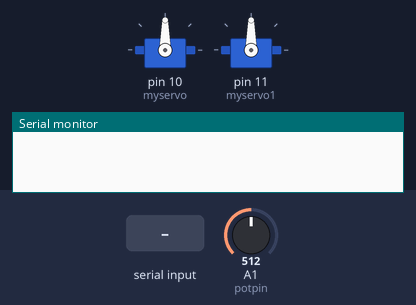
The sketch below on a simulated Arduino Uno, built with avr-gcc and run on an emulated ATmega328P. Shown: 2 × servo, the last lines printed to the serial monitor. Inputs (shaded band) come from the test bench; at power-on: A1 (potpin) = 512.

Above: at 1.2 s.
1.3 s: "1" received over Serial
At 2.0 s:
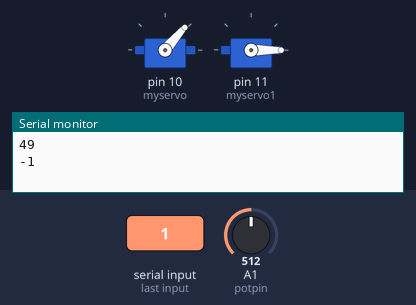
2.8 s: "0" received over Serial
At 3.4 s:
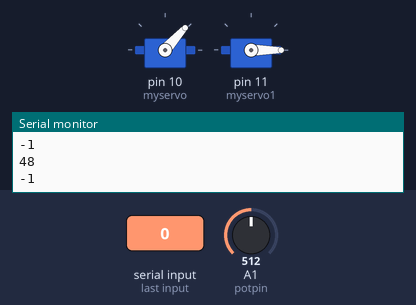
Timing chart, 0 to 5.8 s (numbered marks = the images above; inputs shaded):
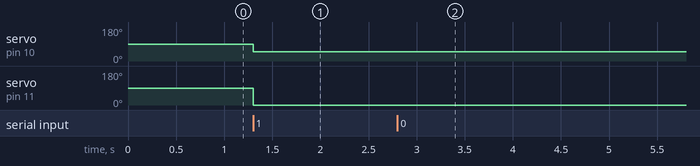

Measured:
- after the input at 1.3 s, servo on pin 10 (myservo): 90° → 49° at once; servo on pin 11 (myservo1): 90° → 0° at once
- after the input at 2.8 s, servo on pin 10 (myservo): 49° → 48° at once

The sketch:

ServoRobot.pde
```cpp
// Controlling a servo position using a potentiometer (variable resistor)
// by Michal Rinott <http://people.interaction-ivrea.it/m.rinott>

#include <Servo.h>

Servo myservo;  // create servo object to control a servo
Servo myservo1;  // create servo object to control a servo

int potpin = 1;  // analog pin used to connect the potentiometer
int val;    // variable to read the value from the analog pin

void setup()
{
  Serial.begin(9600);
  myservo.attach(10);  // attaches the servo on pin 9 to the servo object
  myservo1.attach(11);  // attaches the servo on pin 9 to the servo object
}

void loop()
{
  if(Serial.available()>0) {

    while(Serial.available()>0) {

      int dado = int(Serial.read());
      Serial.println(dado,DEC);
      myservo.write(dado);
      int dado1 = int(Serial.read());
      Serial.println(dado1,DEC);
      myservo1.write(dado1);

    }
  }

  val = analogRead(potpin);            // reads the value of the potentiometer (value between 0 and 1023)
  //Serial.println(val);
  val = map(val, 0, 1023, 0, 179);     // scale it to use it with the servo (value between 0 and 180)
  //myservo.write(analogRead(1)/4);                  // sets the servo position according to the scaled value
  //myservo1.write(analogRead(2)/4);                  // sets the servo position according to the scaled value
  delay(10);                           // waits for the servo to get there
}
```
